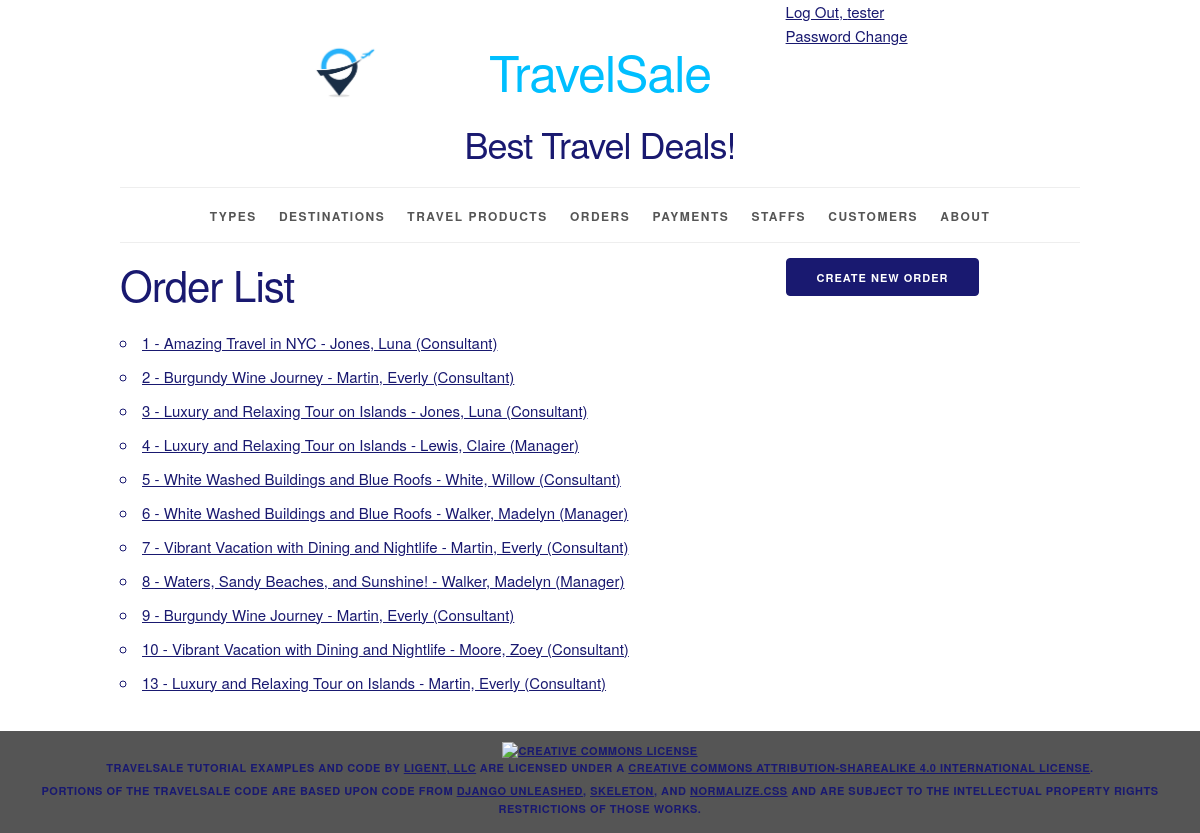
/order/ (signed in), run on the app's committed database.
### travelsale/models.py (models this page shows, shortened)
class Order(models.Model):
    order_id = models.AutoField(primary_key=True)
    travelproduct = models.ForeignKey(Travelproduct, related_name='orders', on_delete=models.PROTECT)
    staff = models.ForeignKey(Staff, related_name='orders', on_delete=models.PROTECT)
    start_date = models.DateField()
    def __str__(self):
        return f'{self.order_id} - {self.travelproduct.travelproduct_name} - {self.staff}'
    def get_absolute_url(self):
        return reverse('travelsale_order_detail_urlpattern',
                        kwargs={'pk': self.pk}
                        )
    class Meta:
        ordering = ['order_id', 'travelproduct', 'staff']
        constraints = [
            UniqueConstraint(fields=['travelproduct', 'staff', 'order_id'],
                             name='unique_order')
        ]

class Travelproduct(models.Model):
    travelproduct_id = models.AutoField(primary_key=True)
    travelproduct_name = models.CharField(max_length=300)
    type = models.ForeignKey(Type, related_name='travelproducts', on_delete=models.PROTECT)
    destination = models.ForeignKey(Destination, related_name='travelproducts', on_delete=models.PROTECT)
    price = models.DecimalField(default = Decimal('0'), decimal_places = 2, max_digits = 15)
    discount = models.DecimalField(default = Decimal('0.00'), decimal_places = 2, max_digits = 3)
    duration = models.IntegerField()
    description = models.CharField(max_length=5000)
    class Meta:
        ordering = ['travelproduct_name', 'type', 'destination']
        constraints = [
            UniqueConstraint(fields=['travelproduct_name', 'type', 'destination'], name='unique_travelproduct')
        ]

class Staff(models.Model):
    staff_id = models.AutoField(primary_key=True)
    first_name = models.CharField(max_length=50)
    last_name = models.CharField(max_length=50)
    job_position = models.CharField(max_length=100)
    def __str__(self):
        return f'{self.last_name}, {self.first_name} ({self.job_position})'
    class Meta:
        ordering = ['last_name', 'first_name', 'job_position']
        constraints = [
            UniqueConstraint(fields=['last_name', 'first_name', 'job_position'],
                             name='staff')
        ]

### travelsale/views.py (the view)
class OrderList(LoginRequiredMixin, PermissionRequiredMixin, ListView):
    model = Order
    permission_required = 'travelsale.view_order'

### travelsale/templates/travelsale/order_list.html (shortened to what this page needs)
{% extends 'travelsale/base.html' %}
{% block create_button %}
    {% if perms.travelsale.add_order %}
        <a
                href="{% url 'travelsale_order_create_urlpattern' %}"
                class="button button-primary">
            Create New Order</a>
    {% endif %}
{% endblock %}
{% block org_content %}
    <h2>Order List</h2>
    <ul>
        {% for order in order_list %}
            <li>
                <a href="{{ order.get_absolute_url }}">
                    {{ order }}</a>
            </li>
        {% empty %}
            <li><em>There are currently no orders available.</em></li>
        {% endfor %}
    </ul>
{% endblock %}

### travelsale/templates/travelsale/base.html (shortened to what this page needs)
{% load static %}
<!DOCTYPE html>
<html lang="en">
<head>
    <link rel="stylesheet" type="text/css"
          href="{% static 'travelsale/normalize.css' %}">
    <link rel="stylesheet" type="text/css"
          href="{% static 'travelsale/skeleton.css' %}">
    <link rel="stylesheet" type="text/css"
          href="{% static 'travelsale/style.css' %}">
</head>
<body>
<div class="container">
    <div class="status row">
        <div class="offset-by-eight four columns">
            <ul class="inline">
                {% if user.is_authenticated %}
                    <li><a href="{% url 'logout_urlpattern' %}">
                        Log Out, {{ user.get_username }}</a></li>
                    <br>
                    <li><a href="{% url 'password_change' %}">
                        Password Change</a></li>
                {% else %}
                    <li><a href="{% url 'login_urlpattern' %}">
                        Log In</a></li>
                    <br>
                    <li><a href="{% url 'signup_urlpattern' %}">
                        Sign Up</a></li>
                {% endif %}
            </ul>
        </div>
    </div>
    <header class="row">
        <div class="offset-by-one ten columns">
            <h1 class="logo">TravelSale</h1>
            <h3>Best Travel Deals!</h3>
        </div>
    </header>
    <nav>
        <ul>
            {% if perms.travelsale.view_type %}
                <li>
                    <a href="{% url 'travelsale_type_list_urlpattern' %}">
                        Types</a></li>
            {% endif %}
            {% if perms.travelsale.view_destination %}
                <li>
                    <a href="{% url 'travelsale_destination_list_urlpattern' %}">
                        Destinations</a></li>
            {% endif %}
            {% if perms.travelsale.view_travelproduct %}
                <li>
                    <a href="{% url 'travelsale_travelproduct_list_urlpattern' %}">
                        Travel Products</a></li>
            {% endif %}
            {% if perms.travelsale.view_order %}
                <li>
                    <a href="{% url 'travelsale_order_list_urlpattern' %}">
                        Orders</a></li>
            {% endif %}
            {% if perms.travelsale.view_payment %}
                <li>
                    <a href="{% url 'travelsale_payment_list_urlpattern' %}">
                        Payments</a></li>
            {% endif %}
            {% if perms.travelsale.view_staff %}
                <li>
                    <a href="{% url 'travelsale_staff_list_urlpattern' %}">
                        Staffs</a></li>
            {% endif %}
            {% if perms.travelsale.view_customer %}
                <li>
                    <a href="{% url 'travelsale_customer_list_urlpattern' %}">
                        Customers</a></li>
            {% endif %}
            <li>
                <a href="{% url 'about_urlpattern' %}">
                    About</a></li>
        </ul>
    </nav>
    <main>
        {% block content %}
            <div class="row">
                <section class="eight columns">
                    {% block org_content %}{% endblock %}
                </section>
                <section class="desktop four columns">
                    {% block create_button %}{% endblock %}
                </section>
            </div>
        {% endblock %}
    </main>
</div>
<footer>
    <p>
        <a rel="license" href="http://creativecommons.org/licenses/by-sa/4.0/">
            <img alt="Creative Commons License" style="border-width:0"
                 src="https://i.creativecommons.org/l/by-sa/4.0/88x31.png"/>
        </a><br/><span property="dct:title">TravelSale Tutorial Examples and Code</span>
        by
        <a href="https://www.ligent.net" property="cc:attributionName"
           rel="cc:attributionURL">Ligent, LLC</a> are licensed under a
        <a rel="license" href="http://creativecommons.org/licenses/by-sa/4.0/">Creative Commons Attribution-ShareAlike
            4.0 International License</a>.
    </p>
    <p>Portions of the TravelSale code are based upon code from
        <a href="https://django-unleashed.com">Django Unleashed</a>,
        <a href="http://getskeleton.com/">Skeleton</a>, and
        <a href="https://necolas.github.io/normalize.css/">Normalize.css</a> and
        are subject to the intellectual property rights restrictions of those works.
    </p>
</footer>
</body>
</html>

### travelsale/static/travelsale/skeleton.css (style rules this page uses)
.container { position: relative; width: 100%; max-width: 960px; margin: 0 auto; padding: 0 20px; box-sizing: border-box; }
.column, .columns { width: 100%; float: left; box-sizing: border-box; }
@media (min-width: 400px) { .container { width: 85%; padding: 0; } }
@media (min-width: 550px) { .container { width: 80%; } }
@media (min-width: 550px) { .column, .columns { margin-left: 4%; } }
@media (min-width: 550px) { .column:first-child, .columns:first-child { margin-left: 0; } }
@media (min-width: 550px) { .four.columns { width: 30.6666666667%; } }
@media (min-width: 550px) { .eight.columns { width: 65.3333333333%; } }
@media (min-width: 550px) { .ten.columns { width: 82.6666666667%; } }
@media (min-width: 550px) { .offset-by-one.column, .offset-by-one.columns { margin-left: 8.66666666667%; } }
@media (min-width: 550px) { .offset-by-eight.column, .offset-by-eight.columns { margin-left: 69.3333333333%; } }
html { font-size: 62.5%; }
body { font-size: 1.5em; line-height: 1.6; font-weight: 400; font-family: "Raleway", "HelveticaNeue", "Helvetica Neue", Helvetica, Arial, sans-serif; color: #191970; }
h1, h2, h3, h4, h5, h6 { margin-top: 0; margin-bottom: 2rem; font-weight: 300; }
h1 { font-size: 4.0rem; line-height: 1.2; letter-spacing: -.1rem; color: #00BFFF; }
h2 { font-size: 3.6rem; line-height: 1.25; letter-spacing: -.1rem; }
h3 { font-size: 3.0rem; line-height: 1.3; letter-spacing: -.1rem; color: #191970; }
@media (min-width: 550px) { h1 { font-size: 5.0rem; } }
@media (min-width: 550px) { h2 { font-size: 4.2rem; } }
@media (min-width: 550px) { h3 { font-size: 3.6rem; } }
p { margin-top: 0; }
a { color: #191970; }
.button, button, input[type="submit"], input[type="reset"], input[type="button"] { display: inline-block; height: 38px; padding: 0 30px; color: #555; text-align: center; font-size: 11px; font-weight: 600; line-height: 38px; letter-spacing: .1rem; text-transform: uppercase; text-decoration: none; white-space: nowrap; background-color: transparent; border-radius: 4px; border: 1px solid #bbb; cursor: pointer; box-sizing: border-box; }
.button.button-primary, button.button-primary, input[type="submit"].button-primary, input[type="reset"].button-primary, input[type="button"].button-primary { color: #FFF; background-color: #191970; border-color: #191970; }
ul { list-style: circle inside; }
ol, ul { padding-left: 0; margin-top: 0; }
li { margin-bottom: 1rem; }
button, .button { margin-bottom: 1rem; }
pre, blockquote, dl, figure, table, p, ul, ol, form { margin-bottom: 2.5rem; }
.container:after, .row:after, .u-cf { content: ""; display: table; clear: both; }

### travelsale/static/travelsale/style.css (style rules this page uses)
.desktop { display: none; }
@media (min-width: 550px) { .desktop { display: block; } }
html { height: 100%; background-color: #555; }
body { background-color: white; }
body>div>header { text-align: center;; }
header h1 { display: inline-block; font-weight: normal; font-style: normal; width: 100%; margin-top: 0; padding-top: 0; }
.logo { padding-top: 50px; background-image: url("/static/travelsale/logo.png"); background-size: 50px; background-repeat: no-repeat; background-position: top; }
@media (min-width: 750px) { .logo { padding-top: 0; background-size: contain; background-position: 0% 0%; } }
@media (min-width: 1000px) { .logo { background-position: 10% 0%; } }
@media (min-width: 1200px) { .logo { background-position: 15% 0%; } }
nav { border-top: 1px solid #eee; width: 100%; border-bottom: 1px solid #eee; margin: 0 0 1em; padding: 0; }
nav ul { margin: 0; padding: 1em 0; list-style-type: none; text-align: center; }
nav ul li { display: inline; padding: 0; margin: 0 0.25em; font-weight: 600; text-transform: uppercase; text-align: center; font-size: 1rem; letter-spacing: .10rem; }
@media (min-width: 400px) { nav ul li { letter-spacing: .15rem; font-size: 1.2rem; margin: 0 0.5em; } }
@media (min-width: 550px) { nav ul li { margin: 0 0.75em; } }
nav ul li a { color: #555; text-decoration: none; background-color: transparent; cursor: pointer; }
.inline { list-style-type: none; padding: 0; margin: 0 0 -0.5em; }
.inline li { display: inline; }
body>footer { width: 100%; background-color: #555; font-size: 1.1rem; letter-spacing: .05rem; font-weight: 600; text-transform: uppercase; text-align: center; padding: 1em 0; margin: 1em 0; }
body>footer p { margin-bottom: 0.5rem; }

### data on the page
Order: order_id+travelproduct+staff "1 - Amazing Travel in NYC - Jones, Luna (Consultant)"
Order: order_id+travelproduct+staff "2 - Burgundy Wine Journey - Martin, Everly (Consultant)"
Order: order_id+travelproduct+staff "3 - Luxury and Relaxing Tour on Islands - Jones, Luna (Consultant)"
Order: order_id+travelproduct+staff "4 - Luxury and Relaxing Tour on Islands - Lewis, Claire (Manager)"
Order: order_id+travelproduct+staff "5 - White Washed Buildings and Blue Roofs - White, Willow (Consultant)"
Order: order_id+travelproduct+staff "6 - White Washed Buildings and Blue Roofs - Walker, Madelyn (Manager)"
Order: order_id+travelproduct+staff "7 - Vibrant Vacation with Dining and Nightlife - Martin, Everly (Consultant)"
Order: order_id+travelproduct+staff "8 - Waters, Sandy Beaches, and Sunshine! - Walker, Madelyn (Manager)"
Order: order_id+travelproduct+staff "9 - Burgundy Wine Journey - Martin, Everly (Consultant)"
Order: order_id+travelproduct+staff "10 - Vibrant Vacation with Dining and Nightlife - Moore, Zoey (Consultant)"
Order: order_id+travelproduct+staff "13 - Luxury and Relaxing Tour on Islands - Martin, Everly (Consultant)"

### other printed values
{{ user.get_username }} "tester"
